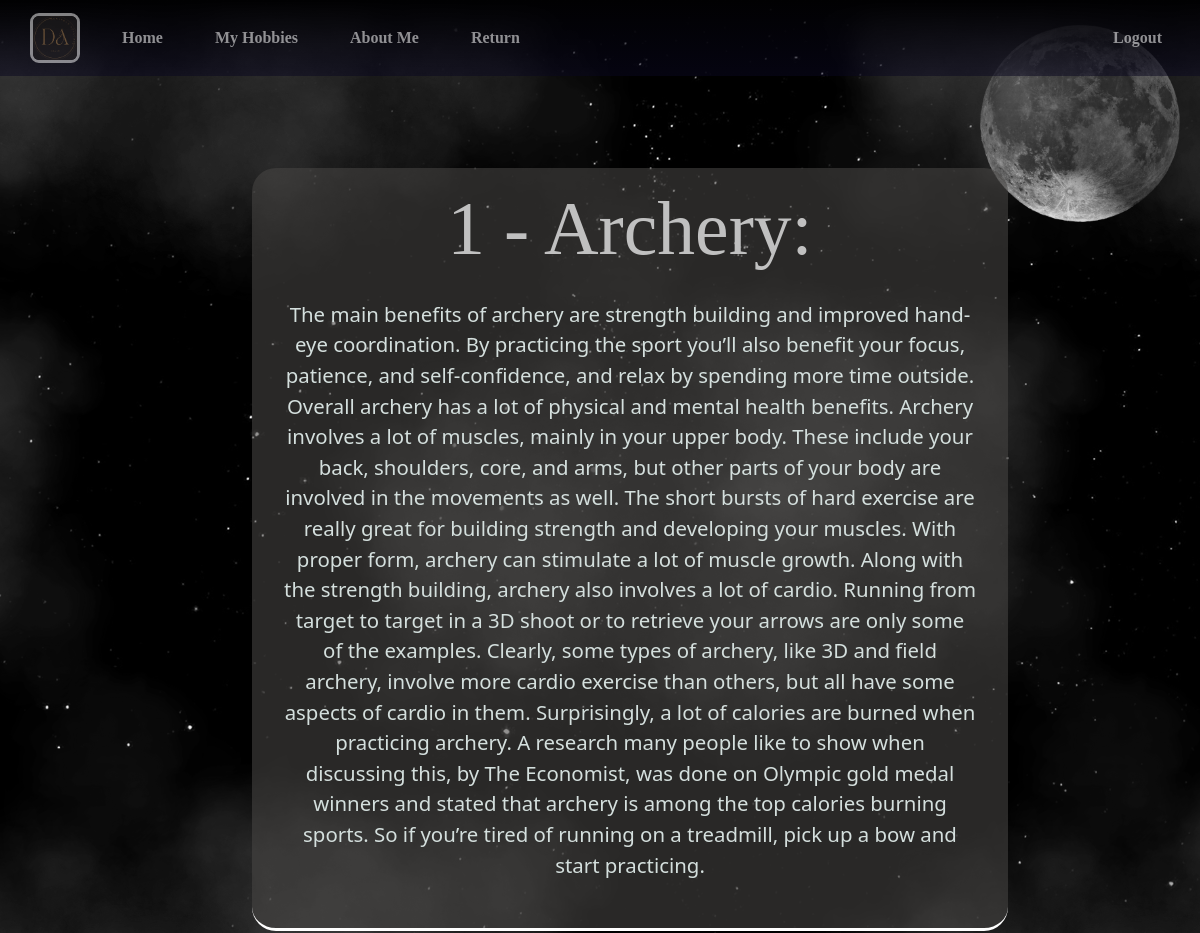
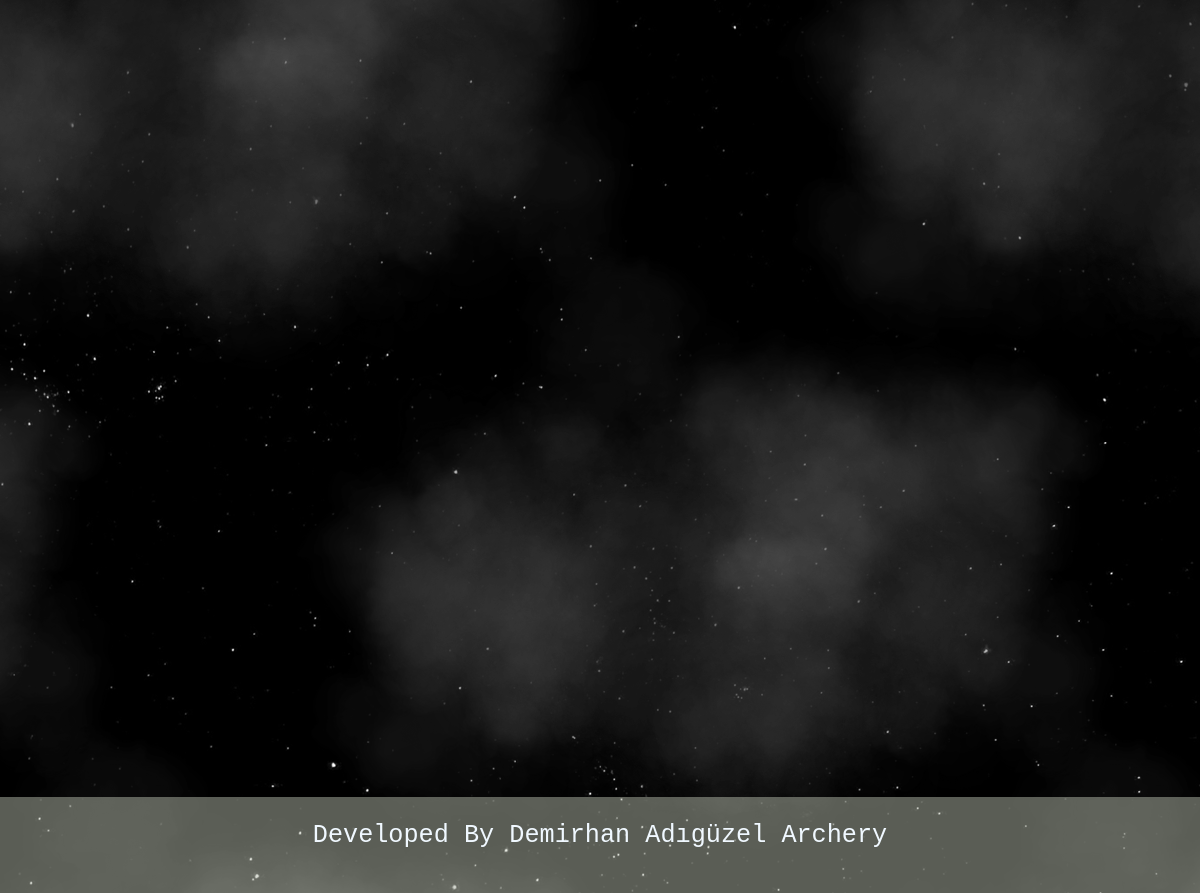
/hoby/archery-571610632-1 (signed in), run on the app's committed database (2 pictures, top to bottom).
### blog/models.py (models this page shows, shortened)
class Hobies(models.Model):
    title = models.CharField(max_length=255)
    image = models.ImageField(upload_to="blog_images")
    description = RichTextField()
    is_showed=models.BooleanField(default=False)
    yol=models.SlugField(null=False,blank=True, unique=True,db_index=True,editable=False)
    kategori=models.ForeignKey(Categories,default=1,on_delete=models.CASCADE)

### blog/views.py (the view)
# urls.py: path("hoby/<slug:yol>-<int:id>", views.hobydetails,name="hoby_detail"),
def hobydetails(request ,yol,id):
    if not request.user.is_authenticated:
        return redirect("logout")
    veridetaylari=Hobies.objects.get(yol=yol,id=id)
    return render(request,"blog/hobydetails.html",{'secim':veridetaylari,"active_page":"hobidetay",})

### blog/templates/blog/hobydetails.html (shortened to what this page needs)
{% extends "Base.html" %}
{% block content %}
    <div class="information fix">
        <h1> {{secim.id}} - {{secim.title|title}}:</h1>
        {{secim.description|safe}}
    </div>
{% endblock content %}

### AnaSablonlar/Base.html (shortened to what this page needs)
{% load static %}
<!DOCTYPE html>
<html lang="tr">
{% include "bilesenler/_head.html" %}
</head>
<body >
    <nav class="navbar navbar-expand-lg navbar-dark bg-ozel" style="z-index: 5; position: absolute; width: 100%; top: 0px;">
        <div class="container-fluid">
            <a class="navbar-brand" href="{% static 'img/logo1.png' %}" target="_blank"><img id="sayfa_logosu" src="{% static 'img/logo1.png' %}" width="50" height="50" style="opacity:0.5; margin:0;"class="d-inline-block align-top" alt=""></a>
            <div class="collapse navbar-collapse" id="navbarSupportedContent">
                {% if user.is_authenticated %}
                    <ul class="navbar-nav me-auto mb-2 mb-lg-0">
                        {% include "bilesenler/_navbar.html" %}
                    </ul>
                    <ul class="navbar-nav ms-auto mb-2 mb-lg-0">
                        <li class="nav-item">
                            <a class="nav-link texttype-times" href="{% url "logout" %}"><b>Logout</b></a>
                        </li>
                    </ul>
                {% endif %}
            </div>
        </div>
    </nav>
    {% block content %}{% endblock content %}
    <div class="background-container">
        <div class="clouds" style="background: transparent url({% static 'img/clouds_repeat.png' %} ) repeat;"></div>
    </div>
    <footer id="sayfa_sonu">
        <div id="information">
        <h6 style="font-size:2.1vw;">
            Developed By Demirhan Adıgüzel {% if active_page == "hobidetay" %}{{secim.title}}{% else %}{{active_page|title}}{% endif %}
        </h6>
    </div>
    </footer>
</body>
</html>

### data on the page
Hobies: id "1", title "Archery", description "The main benefits of archery are strength building and improved hand-eye coordination. By practicing the sport you’ll also benefit your focus, patience, and self-confidence, and relax by spending more time outside. Overall archery has a lot of physical and mental health benefits. Archery involves a lot of muscles, mainly in your upper body. These include your back, shoulders, core, and arms, but other parts of your body are involved in the movements as well. The short bursts of hard exercise are really great for building strength and developing your muscles. With proper form, archery can stimulate a lot of muscle growth. Along with the strength building, archery also involves a lot of…"
